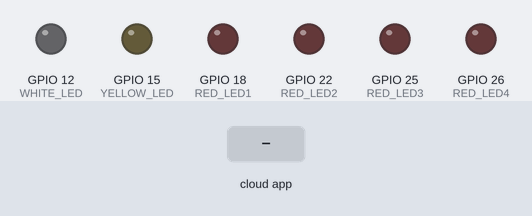
Bench run of a sketch on a simulated ESP32. Shown: output pins drawn as LEDs (lit = HIGH). The inputs (shaded band) are chosen by the test bench. WiFi joins after 1.5 s; servers stay silent unless stated; the Firebase database answers and starts empty; pins used as bus, display or sensor lines are not drawn; what the sketch prints to the serial monitor is not drawn.

Above: at 2.7 s.
2.8 s: the phone or cloud app sets event to tab_switch_1
At 3.6 s:
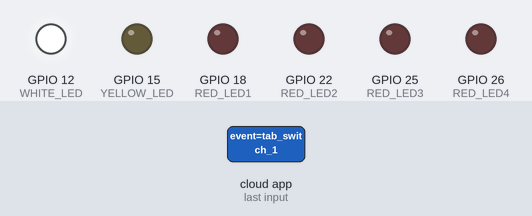
5.7 s: the phone or cloud app sets event to screen_shot
At 6.5 s:
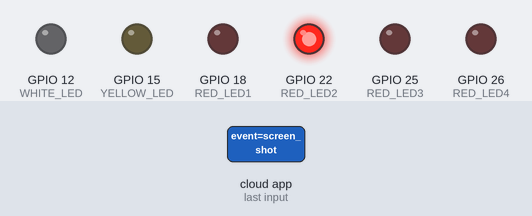
8.7 s: the phone or cloud app sets event to mouse_move
At 9.4 s:
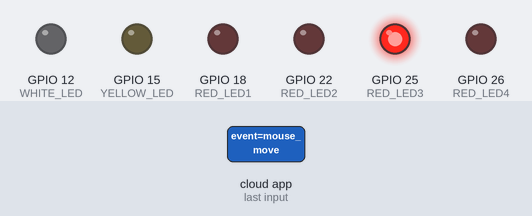
11.6 s: the phone or cloud app sets event to tab_switch_2
At 12.2 s:
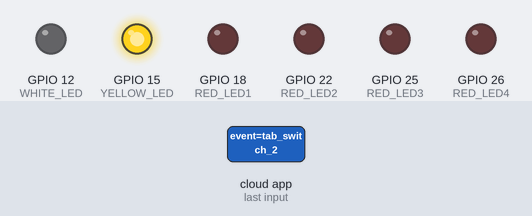
14.6 s: the phone or cloud app sets event to tab_switch_3
At 15.1 s:
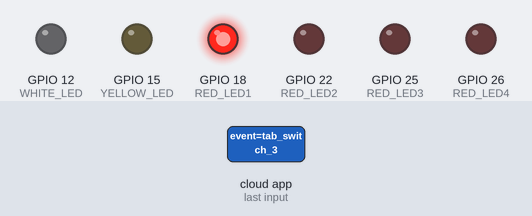
Timing chart, 0 to 18.4 s (numbered marks = the images above; inputs shaded):
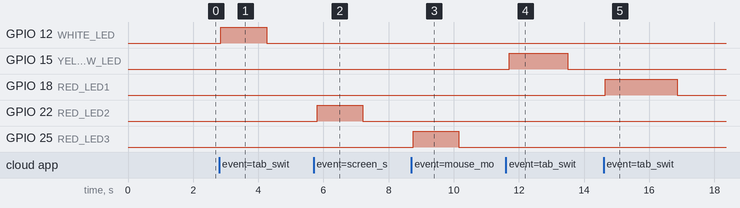

Measured:
- after the input at 2.8 s, GPIO 12 (WHITE_LED): LOW → HIGH after 0.05 s, → LOW 1.4 s later
- after the input at 5.7 s, GPIO 22 (RED_LED2): LOW → HIGH after 0.10 s, → LOW 1.4 s later
- after the input at 8.7 s, GPIO 25 (RED_LED3): LOW → HIGH after 0.06 s, → LOW 1.4 s later
- after the input at 11.6 s, GPIO 15 (YELLOW_LED): LOW → HIGH after 0.11 s, → LOW 1.8 s later
- after the input at 14.6 s, GPIO 18 (RED_LED1): LOW → HIGH after 0.06 s, → LOW 2.2 s later

The sketch:

esp32_proctortab.ino
```cpp
#include <WiFi.h>
#include <Firebase_ESP_Client.h>
#include "addons/TokenHelper.h"
#include "addons/RTDBHelper.h"

// ================= WIFI =================
#define WIFI_SSID "esp32"
#define WIFI_PASS "12345678"

// ================= FIREBASE =================
#define API_KEY "AIzaSyBO5bOxwb4uxkrd2Xeul6OL6k1K-PxucMI"
#define DATABASE_URL "https://shifting-tab-detector-default-rtdb.firebaseio.com/"

FirebaseData fbdo;
FirebaseAuth auth;
FirebaseConfig config;

#define FIREBASE_PATH "/alerts/student1/event"

// ================= PINS =================
#define BUZZER      23

#define WHITE_LED   12   // Mapped to Pin 12 on breadboard
#define YELLOW_LED  15   // Mapped to Pin 15 on breadboard
#define RED_LED1    18   // Mapped to Pin 18 on breadboard
#define RED_LED2    22   // Mapped to Pin 22 on breadboard
#define RED_LED3    25   // Mapped to Pin 25 on breadboard
#define RED_LED4    26   // Mapped to Pin 26 on breadboard (Updated from 28 for compatibility)

// ================= CLEAR =================
void clearAll() {
  digitalWrite(WHITE_LED, LOW);
  digitalWrite(YELLOW_LED, LOW);
  digitalWrite(RED_LED1, LOW);
  digitalWrite(RED_LED2, LOW);
  digitalWrite(RED_LED3, LOW);
  digitalWrite(RED_LED4, LOW);

  noTone(BUZZER);
}

// ================= SOUND =================
void beep(int times) {
  for (int i = 0; i < times; i++) {
    digitalWrite(BUZZER, HIGH);
    delay(250);

    digitalWrite(BUZZER, LOW);
    delay(150);
  }
}

// ================= ALERT CORE =================
void alert(int ledPin, int beepCount) {
  clearAll();
  digitalWrite(ledPin, HIGH);
  beep(beepCount);
  delay(1000); // slight hold
  clearAll();
}

// ================= ALERTS =================
void ts1Alert() { alert(WHITE_LED, 1); }      // White LED (Pin 12)
void ts2Alert() { alert(YELLOW_LED, 2); }     // Yellow LED (Pin 15)
void ts3Alert() { alert(RED_LED1, 3); }       // Red LED 1 (Pin 18)

void screenshotAlert() { alert(RED_LED2, 1); } // Red LED 2 (Pin 22)
void mouseAlert() { alert(RED_LED3, 1); }      // Red LED 3 (Pin 25)
void fullscreenAlert() { alert(RED_LED4, 1); } // Red LED 4 (Pin 26)

// ================= SETUP =================
void setup() {
  Serial.begin(115200);

  pinMode(BUZZER, OUTPUT);
  pinMode(WHITE_LED, OUTPUT);
  pinMode(YELLOW_LED, OUTPUT);
  pinMode(RED_LED1, OUTPUT);
  pinMode(RED_LED2, OUTPUT);
  pinMode(RED_LED3, OUTPUT);
  pinMode(RED_LED4, OUTPUT);

  clearAll();

  WiFi.begin(WIFI_SSID, WIFI_PASS);
  while (WiFi.status() != WL_CONNECTED) {
    delay(300);
    Serial.print(".");
  }

  Serial.println("\nWiFi Connected!");

  config.api_key = API_KEY;
  config.database_url = DATABASE_URL;

  auth.user.email = "anggebenesano@gmail.com";
  auth.user.password = "angelie#2004";

  Firebase.begin(&config, &auth);
  Firebase.reconnectWiFi(true);

  Serial.println("Firebase Ready");
}

// ================= LOOP =================
void loop() {
  if (Firebase.RTDB.getString(&fbdo, FIREBASE_PATH)) {
    String event = fbdo.stringData();
    event.trim();

    // If a new event is written to Firebase, process it
    if (event != "") {
      Serial.println("EVENT: " + event);

      if (event == "tab_switch_1") ts1Alert();
      else if (event == "tab_switch_2") ts2Alert();
      else if (event == "tab_switch_3") ts3Alert();
      else if (event == "screen_shot") screenshotAlert();
      else if (
        event == "mouse_sensitivity" ||
        event == "mouse_move" ||
        event == "mouse_leave" ||
        event == "mouse_left" ||
        event == "mouse_right" ||
        event == "mouse_top" ||
        event == "mouse_bottom"
      ) mouseAlert();
      else if (event == "full_screen_exit") fullscreenAlert();

      // Clear the event path immediately in RTDB so it is ready for the next incoming event
      Firebase.RTDB.setString(&fbdo, FIREBASE_PATH, "");
    }
  }
  delay(50);
}
```
